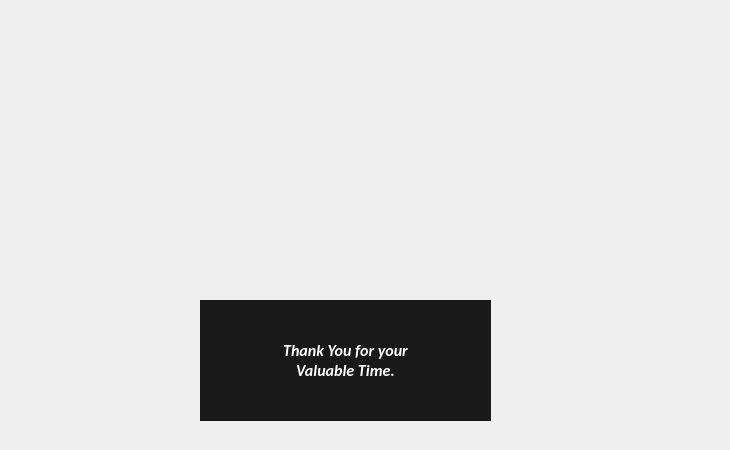
    <widget class="QWidget" name="thankyou_page">
     <property name="styleSheet">
      <string notr="true"/>
     </property>
     <widget class="QLabel" name="thankyou_l3">
      <property name="geometry">
       <rect>
        <x>200</x>
        <y>0</y>
        <width>291</width>
        <height>301</height>
       </rect>
      </property>
      <property name="text">
       <string/>
      </property>
      <property name="pixmap">
       <pixmap>new_logo.PNG</pixmap>
      </property>
      <property name="scaledContents">
       <bool>true</bool>
      </property>
     </widget>
     <widget class="QLabel" name="thankyou_l4">
      <property name="geometry">
       <rect>
        <x>490</x>
        <y>0</y>
        <width>231</width>
        <height>421</height>
       </rect>
      </property>
      <property name="text">
       <string/>
      </property>
      <property name="pixmap">
       <pixmap>bowler.PNG</pixmap>
      </property>
      <property name="scaledContents">
       <bool>true</bool>
      </property>
      <property name="wordWrap">
       <bool>false</bool>
      </property>
     </widget>
     <widget class="QLabel" name="thankyou_l5">
      <property name="geometry">
       <rect>
        <x>0</x>
        <y>-10</y>
        <width>201</width>
        <height>441</height>
       </rect>
      </property>
      <property name="text">
       <string/>
      </property>
      <property name="pixmap">
       <pixmap>batsman.PNG</pixmap>
      </property>
      <property name="scaledContents">
       <bool>true</bool>
      </property>
     </widget>
     <widget class="QLabel" name="thankyou_l2">
      <property name="geometry">
       <rect>
        <x>200</x>
        <y>300</y>
        <width>291</width>
        <height>131</height>
       </rect>
      </property>
      <property name="font">
       <font>
        <family>Arial</family>
        <pointsize>10</pointsize>
        <weight>75</weight>
        <italic>true</italic>
        <bold>true</bold>
       </font>
      </property>
      <property name="styleSheet">
       <string notr="true">color: rgb(255, 142, 246);</string>
      </property>
      <property name="text">
       <string/>
      </property>
      <property name="pixmap">
       <pixmap>bg.PNG</pixmap>
      </property>
      <property name="scaledContents">
       <bool>true</bool>
      </property>
      <property name="alignment">
       <set>Qt::AlignCenter</set>
      </property>
     </widget>
     <widget class="QLabel" name="label_2">
      <property name="geometry">
       <rect>
        <x>200</x>
        <y>300</y>
        <width>291</width>
        <height>121</height>
       </rect>
      </property>
      <property name="font">
       <font>
        <family>Calibri</family>
        <pointsize>12</pointsize>
        <weight>75</weight>
        <italic>true</italic>
        <bold>true</bold>
       </font>
      </property>
      <property name="styleSheet">
       <string notr="true">background-color: rgb(25, 25, 25);
color: rgb(255, 255, 255);</string>
      </property>
      <property name="text">
       <string>Thank You for your
Valuable Time.</string>
      </property>
      <property name="alignment">
       <set>Qt::AlignCenter</set>
      </property>
     </widget>
    </widget>
